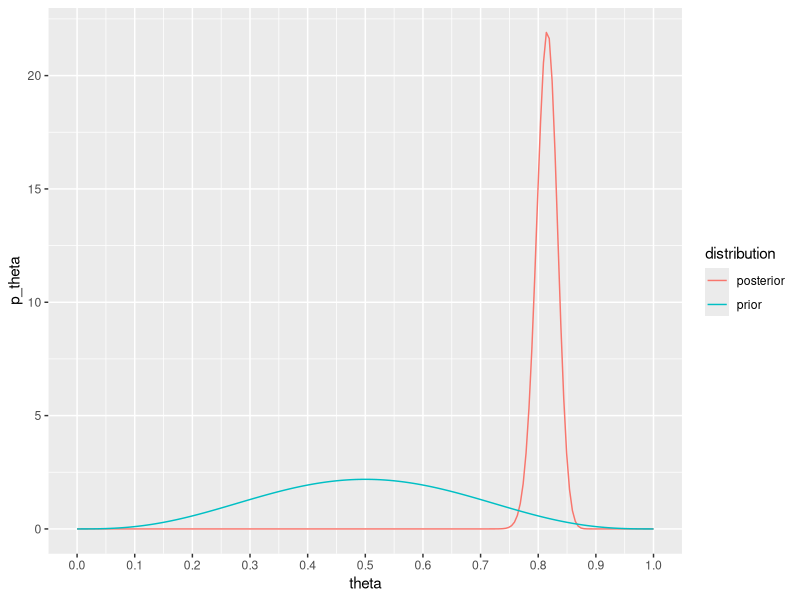

Generate this figure with R:
## ---- chunk 1
library(tidyverse)
words <- read.csv("../data/word_memory_data_summarized.csv")
words
## ---- chunk 2
memorized_ds <- words %>%
  filter(condition == "Memorized")

N <- sum(memorized_ds$trials)

N
## ---- chunk 3
z <- sum(memorized_ds$yes_responses)
z
## ---- chunk 4
# beta(4,4)
a <- 4
b <- 4
## ---- chunk 5
a_post <- a + z # prior + successes
b_post <- b + N - z # prior + failures

a_post
b_post
## ---- chunk 6
prior_plot_df = data.frame(theta = seq(from = 0, to = 1, length.out = 200),
                           distribution = "prior") %>%
  mutate(p_theta = dbeta(theta, shape1 = a, shape2 = b))
## ---- chunk 7
post_plot_df = data.frame(theta = seq(from = 0, to = 1, length.out = 200),
                          distribution = "posterior") %>%
  mutate(p_theta = dbeta(theta, shape1 = a_post, shape2 = b_post))
## ---- chunk 8
combo_plot_df = bind_rows(prior_plot_df,
                          post_plot_df)
## ---- chunk 9
combo_plot_df %>% ggplot(aes(x = theta, y = p_theta, color = distribution)) +
  geom_line() +
  scale_x_continuous(breaks = seq(from = 0, to = 1, by = 0.1)) # more marks on x axis
## ---- chunk 10
e_prior <- a / a + b
e_prior
## ---- chunk 11
mode_prior <- (a - 1) / (a + b - 2)
mode_prior
## ---- chunk 12
e_post <- a_post / (a_post + b_post)
e_post
## ---- chunk 13
mode_post <- (a_post - 1) / (a_post + b_post - 2)
mode_post
## ---- chunk 14
qbeta(p = 0.05, a, b)
## ---- chunk 15
qbeta(p = 0.05, a_post, b_post)
## ---- chunk 16
qbeta(p = 0.95, a, b)
## ---- chunk 17
qbeta(p = 0.95, a_post, b_post)
